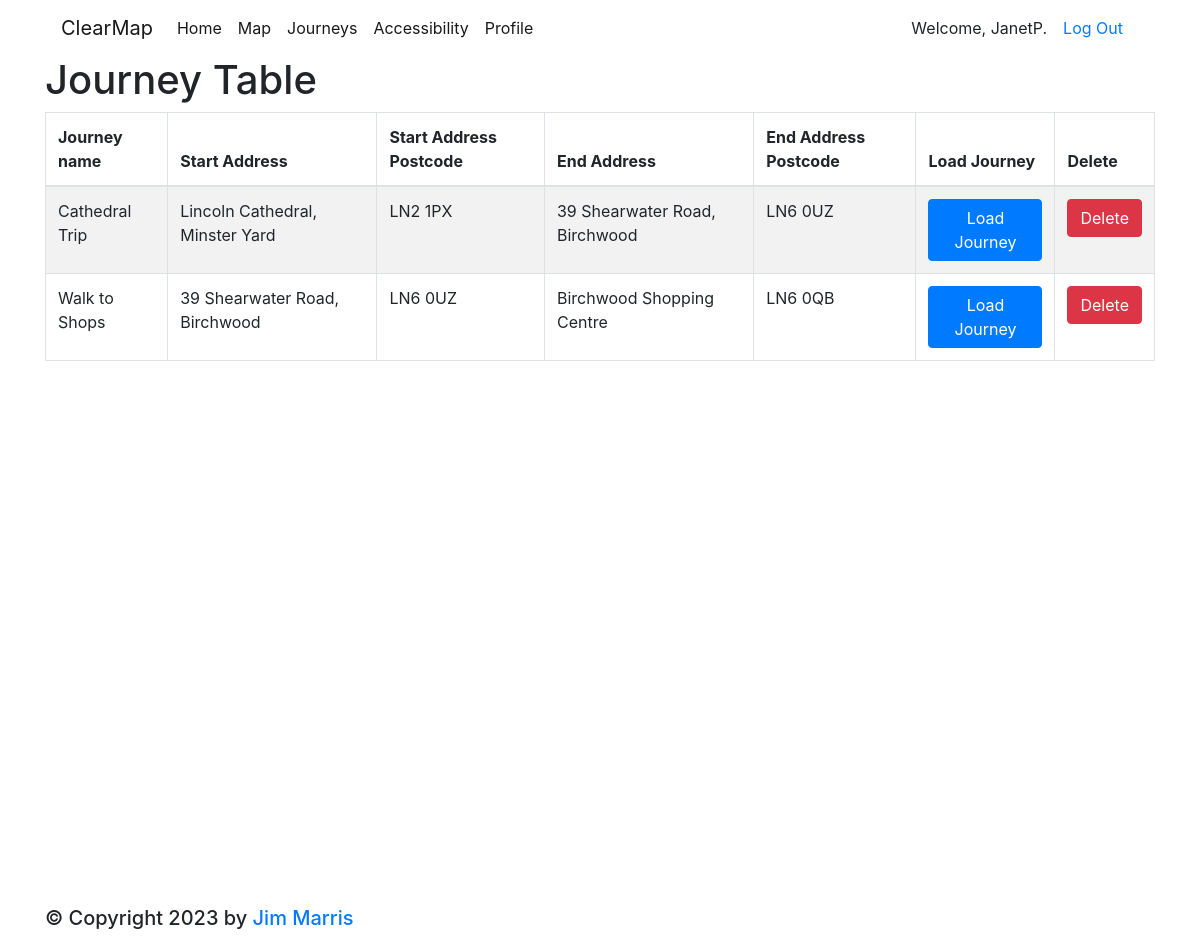
Page /journey (signed in) on the committed database.
### tables this page shows
CREATE TABLE "users" (
                            "UserId"	INTEGER,
                            "Username"	TEXT NOT NULL,
                            "Password"	TEXT NOT NULL,
                            "Email"	TEXT NOT NULL,
                            "Name"	TEXT NOT NULL,
                            PRIMARY KEY("UserId" AUTOINCREMENT)
                        );

CREATE TABLE "journey" (
                            "JourneyId"	INTEGER,
                            "StartAddressId"	INTEGER NOT NULL,
                            "EndAddressId"	INTEGER NOT NULL,
                            "JourneyName"	TEXT NOT NULL,
                            "Distance"	REAL,
                            "JourneyTime"	REAL,
                            "UserId"	INTEGER NOT NULL,
                            FOREIGN KEY("UserId") REFERENCES "users"("UserId"),
                            FOREIGN KEY("StartAddressId") REFERENCES "address"("AddressId"),
                            FOREIGN KEY("EndAddressId") REFERENCES "address"("AddressId"),
                            PRIMARY KEY("JourneyId" AUTOINCREMENT)
                        );

CREATE TABLE "address" (
                            "AddressId"	INTEGER,
                            "Address"	TEXT NOT NULL,
                            "Postcode"	TEXT NOT NULL,
                            "AddressTitle"	TEXT NOT NULL,
                            "Lat"	REAL,
                            "Long"	REAL,
                            "Favourite"	INTEGER,
                            "UserId"	INTEGER NOT NULL,
                            FOREIGN KEY("UserId") REFERENCES "users"("UserId"),
                            PRIMARY KEY("AddressId" AUTOINCREMENT)
                        );

### app.py (the view)
@app.route("/journey", methods=['get', 'post'])
def journeyoption():
    if 'username' in session:
        if request.method == 'POST':
            return redirect(url_for('getroute'))
        journeylist = db.getJourneyNames(db.getUserId(session['username']))
        return render_template('journeyoption.html', journeylist=journeylist)
    else:
        return redirect(url_for('login'))

### database/database.py (called while the page is built)
def createConnection(database):
    conn = None
    try:
        conn = sqlite3.connect(database)
        return conn
    except sqlite3.Error as e:
        print(e)
    return conn

def getUserId(username):
    sql = ''' SELECT * FROM users WHERE username = ? '''
    conn = createConnection(database)
    cur = conn.cursor()
    username = username,
    cur.execute(sql, username)
    userId = cur.fetchone()[0]
    conn.close()
    return userId

def getJourneyNames(userId):
    sql = ''' SELECT j.*,
a1.Address,
a1.Postcode,
a2.Address,
a2.Postcode,
(a1.Long||','||a1.Lat) AS startCoord,
(a2.Long||','||a2.Lat) AS endCoord
FROM journey AS j
JOIN address AS a1 ON j.StartAddressId = a1.AddressId
JOIN address AS a2 ON j.EndAddressId = a2.AddressId
WHERE j.UserId = ? '''
    conn = createConnection(database)
    cur = conn.cursor()
    userId = userId,
    cur.execute(sql , userId)
    journeyNames = cur.fetchall()
    conn.close()
    return journeyNames

### templates/journeyoption.html (shortened to what this page needs)
{% extends "base.html" %}
{% block content %}
    <h1>Journey Table</h1>
    <table class="table table-bordered table-hover table-striped">
        <thead>
            <tr>
                <th>Journey name</th>
                <th>Start Address</th>
                <th>Start Address Postcode</th>
                <th>End Address</th>
                <th>End Address Postcode</th>
                <th>Load Journey</th>
                <th>Delete</th>
            </tr>
        </thead>
        <tbody>
            {% for row in journeylist %}
            <tr>
                <td>{{row[3]}}</td>
                <td>{{row[7]}}</td>
                <td>{{row[8]}}</td>
                <td>{{row[9]}}</td>
                <td>{{row[10]}}</td>
                <td>
                    <form action="/getroute" method="post" id="{{row[3]}}">
                        <button type="submit" class="btn btn-primary">Load Journey</button>
                    </form>
                </td>
                <td><button data-journeyid="{{row[0]}}" class="deleteJourney btn btn-danger">Delete</button></td>
            </tr>
            {% endfor %}
        </tbody>
    </table>
{% endblock %}

### templates/base.html (shortened to what this page needs)
<!doctype html>
<html class="no-js" lang="">
<head>
    <link rel="stylesheet" href="https://cdn.jsdelivr.net/npm/bootstrap@4.6.2/dist/css/bootstrap.min.css"
>
    <link href="{{ url_for('static', filename='style.css') }}" rel="stylesheet" type="text/css">
</head>
<body>
    <div class="container">
        <div class="section">
            <div class="row">
                <div class="col-md-12">
                    <nav class="navbar navbar-expand-lg navbar-light">
                        <a class="navbar-brand" href="#">ClearMap</a>
                        <div class="collapse navbar-collapse" id="navbarSupportedContent">
                            <ul class="navbar-nav mr-auto">
                                <li class="nav-item active">
                                    <a class="nav-link" href="{{ url_for('index') }}">Home <span class="sr-only">(current)</span></a>
                                </li>
                                {% if 'username' in session: %}
                                    <li class="nav-item active">
                                        <a class="nav-link" href="{{ url_for('getroute') }}">Map</a>
                                    </li>
                                    <li class="nav-item active">
                                        <a class="nav-link" href="{{ url_for('journeyoption') }}">Journeys</a>
                                    </li>
                                    <li class="nav-item active">
                                        <a class="nav-link" href="{{ url_for('accessibility') }}">Accessibility</a>
                                    </li>
                                    <li class="nav-item active">
                                        <a class="nav-link" href="{{ url_for('profile') }}">Profile</a>
                                    </li>
                            {% endif %}
                            </ul>
                        </div>
                        {% if 'username' in session: %}
                            Welcome, {{ session['username']}}.<a href="{{ url_for('logout') }}" class="nav-link">Log Out</a>
                        {% endif %}
                    </nav>
                </div>
            </div>
        </div>
        <div class="section" style="min-height: 850px;">
            <div class="row">
                <div class="col-md-12">
                    {% block content %}
                    {% endblock %}
                </div>
            </div>
        </div>
        <footer class="section">
            <div class="row">
                <div class="col-md-12">
                    <h5>&copy; Copyright 2023 by <a href="#">Jim Marris</a></h5>
                </div>
            </div>
        </footer>
    </div>
</body>
</html>

### rows in the picture
users: username "JanetP"
journey: JourneyName "Cathedral Trip", Address "Lincoln Cathedral, Minster Yard", Postcode "LN2 1PX", Address "39 Shearwater Road, Birchwood", Postcode "LN6 0UZ"
journey: JourneyName "Walk to Shops", Address "39 Shearwater Road, Birchwood", Postcode "LN6 0UZ", Address "Birchwood Shopping Centre", Postcode "LN6 0QB"
